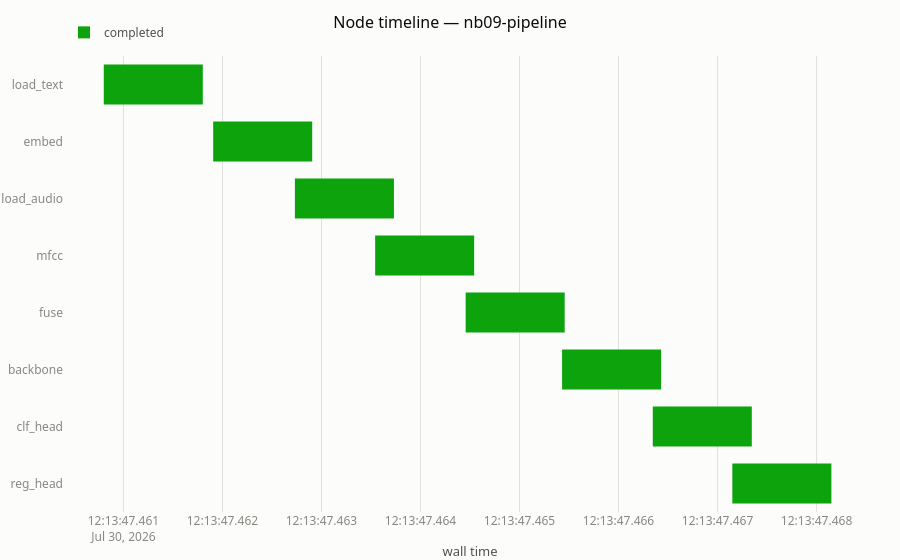

This figure's notebook cell:
### Code cell
pipe_view.plot_gantt()

### Figure 1 — Plotly figure (JSON) as saved in the notebook; plotly's stock layout.template omitted (floating-point values rounded to 4 significant figures)
{"data": [{"base": ["2026-07-30T12:13:47.460801622Z"], "hovertemplate": "load_text (completed)<br>0ms<extra></extra>", "legendgroup": "completed", "marker": {"color": "#0ca30c"}, "name": "completed", "orientation": "h", "showlegend": true, "type": "bar", "x": [1], "y": ["load_text"]}, {"base": ["2026-07-30T12:13:47.461906248Z"], "hovertemplate": "embed (completed)<br>0ms<extra></extra>", "legendgroup": "completed", "marker": {"color": "#0ca30c"}, "name": "completed", "orientation": "h", "showlegend": false, "type": "bar", "x": [1], "y": ["embed"]}, {"base": ["2026-07-30T12:13:47.462731660Z"], "hovertemplate": "load_audio (completed)<br>0ms<extra></extra>", "legendgroup": "completed", "marker": {"color": "#0ca30c"}, "name": "completed", "orientation": "h", "showlegend": false, "type": "bar", "x": [1], "y": ["load_audio"]}, {"base": ["2026-07-30T12:13:47.463541985Z"], "hovertemplate": "mfcc (completed)<br>0ms<extra></extra>", "legendgroup": "completed", "marker": {"color": "#0ca30c"}, "name": "completed", "orientation": "h", "showlegend": false, "type": "bar", "x": [1], "y": ["mfcc"]}, {"base": ["2026-07-30T12:13:47.464456172Z"], "hovertemplate": "fuse (completed)<br>0ms<extra></extra>", "legendgroup": "completed", "marker": {"color": "#0ca30c"}, "name": "completed", "orientation": "h", "showlegend": false, "type": "bar", "x": [1], "y": ["fuse"]}, {"base": ["2026-07-30T12:13:47.465430023Z"], "hovertemplate": "backbone (completed)<br>0ms<extra></extra>", "legendgroup": "completed", "marker": {"color": "#0ca30c"}, "name": "completed", "orientation": "h", "showlegend": false, "type": "bar", "x": [1], "y": ["backbone"]}, {"base": ["2026-07-30T12:13:47.466345789Z"], "hovertemplate": "clf_head (completed)<br>0ms<extra></extra>", "legendgroup": "completed", "marker": {"color": "#0ca30c"}, "name": "completed", "orientation": "h", "showlegend": false, "type": "bar", "x": [1], "y": ["clf_head"]}, {"base": ["2026-07-30T12:13:47.467149240Z"], "hovertemplate": "reg_head (completed)<br>0ms<extra></extra>", "legendgroup": "completed", "marker": {"color": "#0ca30c"}, "name": "completed", "orientation": "h", "showlegend": false, "type": "bar", "x": [1], "y": ["reg_head"]}], "layout": {"bargap": 0.3, "barmode": "overlay", "title": {"text": "Node timeline — nb09-pipeline"}, "xaxis": {"title": {"text": "wall time"}, "type": "date"}, "yaxis": {"autorange": "reversed"}}}
